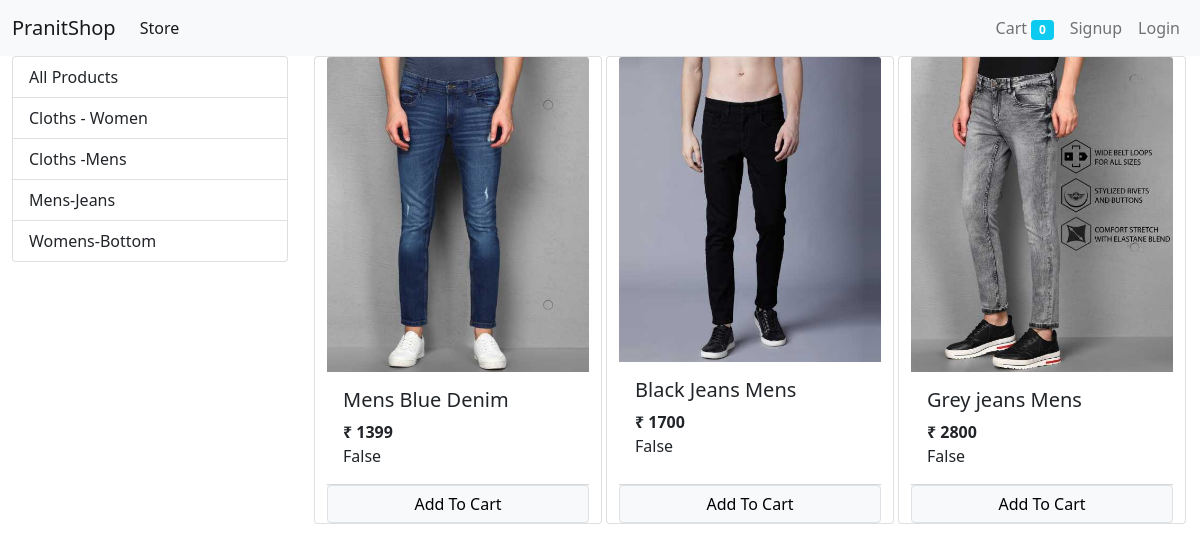
The page /?category=6 on the database its author committed.
### store/models.py (models this page shows, shortened)
class Category(models.Model):
    name=models.CharField( max_length=50)
    @staticmethod
    def get_all_categories():
        return Category.objects.all()

class Product(models.Model):
    name=models.CharField(max_length=50)
    price=models.IntegerField(default=0)
    category=models.ForeignKey("store.Category",on_delete=models.CASCADE,default=1)
    description=models.CharField( max_length=200)
    image=models.ImageField(upload_to='uploads/products/')
    @staticmethod
    def get_all_product_by_categoryid(category_id):
        if category_id:
            return Product.objects.filter(category=category_id)
        else:
            return Product.get_all_product()

### store/views.py (the view, shortened to what this page needs)
# urls.py: path('',views.Index.as_view() ,name='homepage'),
class Index(View):
    def get(self,request):
        cart=request.session.get('cart')
        if not cart:
            request.session['cart']={}
        product = None
        categories = Category.get_all_categories()
        category_id=request.GET.get('category')
        if category_id:
            product=Product.get_all_product_by_categoryid(category_id)
        else:
            product=Product.get_all_product()
        data={'products': product , 'categories': categories}
        print('you are :',request.session.get('email'))
        return render(request,'store/index.html',data )

### store/templatetags/cart.py (called while the page is built)
@register.filter(name="is_in_cart")
def is_in_cart(product,cart):
    keys=cart.keys()
    for id in keys:
        if int(id)==product.id:
            return True
    return False

### store/templatetags/custom_filter.py (called while the page is built)
@register.filter(name="currency")
def currency(number):
    return "₹ "+ str(number)

### store/templates/store/index.html (shortened to what this page needs)
{% extends "store/base.html" %}
{% block content %}
{% load cart %}
{% load custom_filter %}
<div class="container-fluid">
  <div class="row">
    <div class="col-lg-3 mx-auto">
      <div class="list-group">
        <a href="/" class="list-group-item list-group-item-action ">All Products</a>
        {% for category in categories %}
        <a href="/?category={{category.id}}" class="list-group-item list-group-item-action ">{{category.name}}</a>
        {% endfor %}
      </div>
    </div>
    <div id="Products" class="col-lg-9 mx-auto">
      <div class="mx-auto row">
        {% for product in products %}
          <div class="mx-auto card mb-3" id="{{product.id}}" style="width: 18rem;">
            <img src="{{product.image.url}}" class="card-img-top" alt="Product">
            <div class="card-body">
              <h5 class="card-title">{{product.name}}</h5>
              <p class="card-text"> <b>{{product.price|currency}}</b></p>
              {{product | is_in_cart:request.session.cart}}
            </div>
            <div class="card-footer p-0  ">
              {% if product|is_in_cart:request.session.cart %}
              <div class="row no-gutters" >
                <form action="/#{{product.id}}" class="col-3 " method="post">
                  {% csrf_token %}
                  <input hidden type="text"  name="product" value="{{product.id}}">
                  <input hidden type="text"  name="remove" value="True">
                  <input type="submit" value=" - " class=" btn btn-block btn-secondary">
                </form>
                <div class="text-center col">{{product|cart_quantity:request.session.cart}} in Cart</div>
                <form action="/#{{product.id}}" class="col-3 " method="post">
                  {% csrf_token %}
                  <input hidden type="text"  name="product" value="{{product.id}}">
                  <input type="submit" value=" + " class=" btn btn-block btn-secondary">
                </form>
              </div>
              {% else %}
              <form action="/#{{product.id}}" method="POST" class="btn-block">
                <input href="#" type="submit" class="float-right btn btn-light border form-control" value="Add To Cart">
              </form>
              {% endif %}
            </div>
          </div>
        {% endfor %}
        </div>
    </div>
    </div>
</div>
{% endblock content %}

### rows shown on the page
Category: name "Cloths - Women"
Category: name "Cloths -Mens"
Category: name "Mens-Jeans"
Category: name "Womens-Bottom"
Product: image (picture), name "Mens Blue Denim", price "₹ 1399", session "False"
Product: image (picture), name "Black Jeans Mens", price "₹ 1700", session "False"
Product: image (picture), name "Grey jeans Mens", price "₹ 2800", session "False"

### other values the page prints
{{ request.session.cart.keys|length }} "0"
